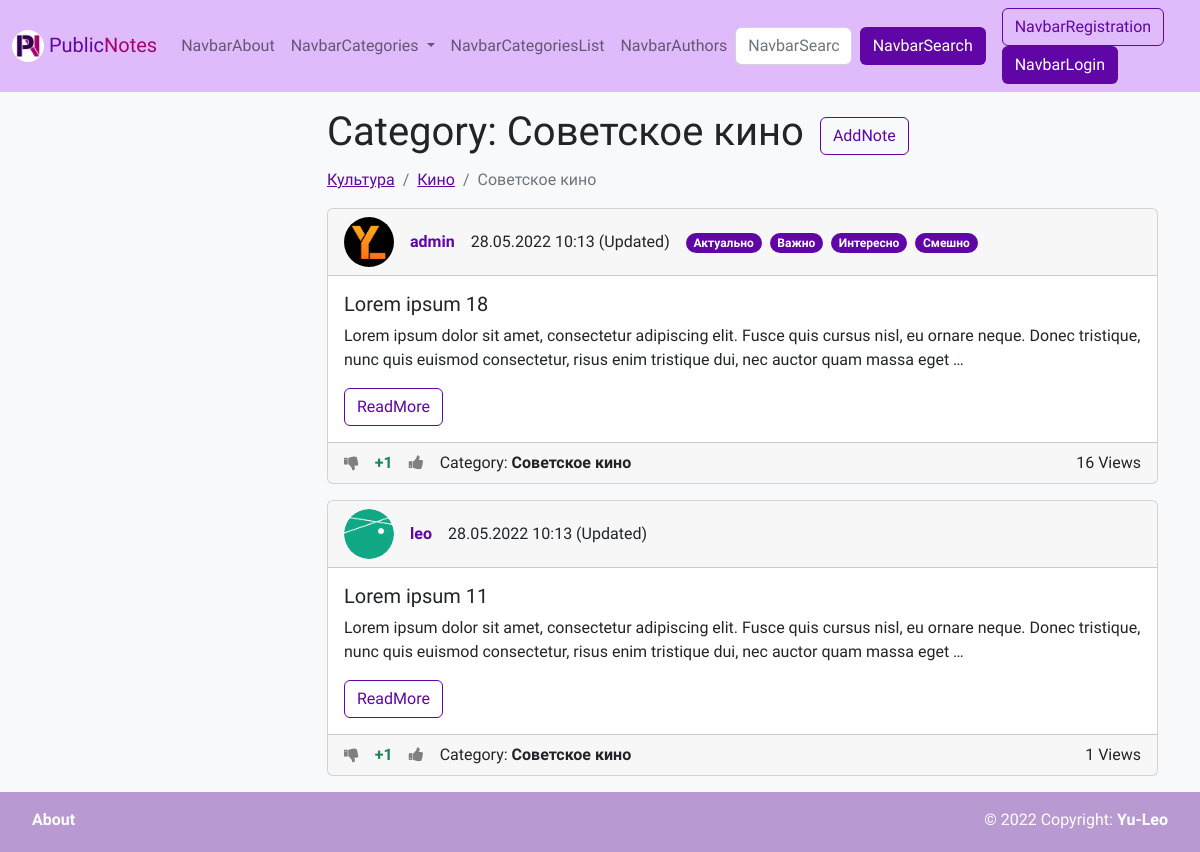
The page /category/13/ on the database its author committed.
### wall/models.py (models this page shows, shortened)
class Category(MPTTModel):
    parent = TreeForeignKey('self', on_delete=models.CASCADE, null=True, blank=True, related_name='children',
                            verbose_name=_('ParentCategory'))
    title = models.CharField(max_length=150, verbose_name=_('Title'), unique=True)
    preview = models.ImageField(upload_to='photos/%Y/%m/%d/', verbose_name=_('Preview'), blank=True)
    def get_absolute_url(self):
        return reverse('category', kwargs={"pk": self.pk})
    class MPTTMeta:
        order_insertion_by = ['title']
    class Meta:
        verbose_name = _('Category')
        verbose_name_plural = _('Categories')
        ordering = ['title']

class Note(models.Model):
    title = models.CharField(max_length=150, verbose_name=_('Title'))
    content = models.TextField(verbose_name=_('Text'), blank=True)
    created_at = models.DateTimeField(auto_now_add=True, verbose_name=_('CreationTime'))
    updated_at = models.DateTimeField(auto_now=True, verbose_name=_('LastUpdateTime'))
    views = models.PositiveIntegerField(default=0, verbose_name=_('NumberOfViews'))
    is_public = models.BooleanField(verbose_name=_('Public'), default=False)
    stared = models.BooleanField(verbose_name=_('Important'), default=False)
    author = models.ForeignKey(
        settings.AUTH_USER_MODEL,
        on_delete=models.CASCADE,
        verbose_name=_('Author'),
        null=True,
        blank=True,
    )
    is_pined = models.BooleanField(verbose_name=_('PinedInProfile'), default=False)
    category = TreeForeignKey('Category', on_delete=models.SET_NULL, verbose_name=_('Category'), null=True, blank=True)
    tags = models.ManyToManyField('Tag', blank=True, verbose_name=_('Tags'), related_name='notes')
    likes = models.ManyToManyField('User', blank=True, verbose_name=_('NoteLikes'), related_name='liked_notes')
    dislikes = models.ManyToManyField('User', blank=True, verbose_name=_('NoteDislikes'), related_name='disliked_notes')
    def get_absolute_url(self):
        return reverse('note', kwargs={"pk": self.pk})
    @property
    def rating(self) -> int:
        return len(self.likes.all()) - len(self.dislikes.all())
    class Meta:
        verbose_name = _('Note')
        verbose_name_plural = _('Notes')
        ordering = ['-created_at', 'title']

class User(AbstractUser):
    email = models.EmailField(unique=True, verbose_name='E-mail')
    photo = models.ImageField(upload_to='photos/%Y/%m/%d/', verbose_name=_('Avatar'), blank=True)
    bio = models.TextField(verbose_name=_('Bio'), blank=True)
    show_email = models.BooleanField(verbose_name=_('PublicEmail'), default=False)
    def get_absolute_url(self):
        return reverse('author', kwargs={"pk": self.pk})

class Tag(models.Model):
    title = models.CharField(max_length=50, verbose_name=_('Title'), unique=True)
    def get_absolute_url(self):
        return reverse('tag', kwargs={"pk": self.pk})
    class Meta:
        verbose_name = _('Tag')
        verbose_name_plural = _('Tags')
        ordering = ['title']

### wall/views.py (the view)
# urls.py: path('category/<int:pk>/', views.ViewCategory.as_view(), name='category'),
class ViewCategory(ListView):
    model = models.Category
    template_name = 'wall/category.html'
    allow_empty = True
    paginate_by = 5
    def get_context_data(self, *, object_list=None, **kwargs) -> dict:
        context = super(ViewCategory, self).get_context_data(**kwargs)
        try:
            category = services.get_category_by_pk(self.kwargs['pk'])
            context['category'] = category
            context['categories_tree'] = services.get_ancestors_of_category(category)
            context['children'] = services.get_children_of_category(category)
            return context
        except models.Category.DoesNotExist:
            raise Http404()
    def get_queryset(self) -> list[models.Note]:
        try:
            return services.get_public_notes_from_category(category_pk=self.kwargs['pk'])
        except models.Category.DoesNotExist:
            raise Http404()

### wall/services/category_services.py (called while the page is built)
def get_category_by_pk(pk: int) -> Category:
    return Category.objects.get(pk=pk)

def get_ancestors_of_category(category: Category) -> list[Category]:
    ancestors_list = []
    while category:
        ancestors_list.append(category)
        category = category.parent
    return list(reversed(ancestors_list))[:-1]

def get_children_of_category(category: Category) -> TreeQuerySet[Category]:
    return category.get_children()

def get_categories() -> TreeQuerySet[Category]:
    return Category.objects.all()

### wall/services/note_services.py (called while the page is built)
def get_all_public_notes() -> QuerySet[Note]:
    return Note.objects.filter(is_public=True).select_related('category', 'author')

def get_public_notes_from_category(category_pk: int) -> list[Note]:
    return get_all_public_notes().filter(category_id=category_pk)

def is_authenticated_user_the_author_of_note(authenticated_user: User | AnonymousUser,
                                             note_pk: int) -> bool:
    return authenticated_user == Note.objects.get(pk=note_pk).author

def has_note_been_updated(note: Note) -> bool:
    return (note.updated_at - note.created_at).total_seconds() >= 1

### wall/services/user_services.py (called while the page is built)
def did_user_like_note(user: User | AnonymousUser, note: Note) -> bool:
    return user in note.likes.all()

def did_user_dislike_note(user: User | AnonymousUser, note: Note) -> bool:
    return user in note.dislikes.all()

### wall/templatetags/wall_tags.py (called while the page is built)
@register.simple_tag
def get_categories():
    return services.get_categories()

@register.inclusion_tag('wall/note_template.html')
def one_note(note: models.Note,
             show_full: bool = False,
             in_profile: bool = False,
             user: models.User | AnonymousUser = AnonymousUser,
             ):
    context = {
        'note': note,
        'allow_edit': services.is_authenticated_user_the_author_of_note(user, note_pk=note.pk),
        'show_full': show_full,
        'was_updated': services.has_note_been_updated(note),
        'in_profile': in_profile,
        'is_liked': services.did_user_like_note(user, note),
        'is_disliked': services.did_user_dislike_note(user, note),
    }
    return context

### wall/templates/wall/category.html (shortened to what this page needs)
{% extends 'base.html' %}
{% load i18n %}
{% block content_title %}
<div class="mb-3">
    <div class="hstack gap-3">
        <div>
            <h1>{% trans 'Category' %}: {{ category.title }}</h1>
        </div>
        <div>
            <a href="{% url 'add_note' %}?category={{ category.pk }}" class="btn btn-outline-purple">
                {% trans 'AddNote' %}</a>
        </div>
    </div>
    {% if categories_tree %}
    <nav aria-label="breadcrumb" class="mt-1">
        <ol class="breadcrumb">
            {% for item in categories_tree %}
            <li class="breadcrumb-item"><a href="{{ item.get_absolute_url }}" class="text-purple">
                {{ item.title }}</a></li>
            {% endfor %}
            <li class="breadcrumb-item active" aria-current="page">{{ category.title }}</li>
        </ol>
    </nav>
    {% endif %}
</div>
{% endblock %}
{% block content %}
{% include 'wall/inc/_notes_list.html'%}
{% endblock %}

### wall/templates/wall/note_template.html (shortened to what this page needs)
{% load wall_tags %}
{% load i18n %}
<div class="card mb-3">
    <div class="card-header">
        <div class="hstack gap-3">
            <div class="">
                <img src="{% if note.author.photo %}
                {{ note.author.photo.url }}
                {% else %}
                {% load static %}
                {% endif %}" alt="..." width="50" height="50"
                     style="border-radius: 25px;">
            </div>
            <div class="fw-bold">
                {% if note.author %}
                <a href="{{ note.author.get_absolute_url }}" class="text-decoration-none text-purple">
                    {{ note.author.username }}</a>
                {% else %}
                Аноним
                {% endif %}
            </div>
            <div class="fw-light">
                {{ note.created_at|date:"d.m.Y H:i" }}
                {% if was_updated %}
                <span data-bs-toggle="tooltip"
                      title="{{ note.updated_at|date:'d.m.Y H:i' }}">
                    ({% trans 'Updated' %})</span>
                {% endif %}
            </div>
            <div>
                {% for tag in note.tags.all %}
                <a href="{{ tag.get_absolute_url }}"
                   class="badge rounded-pill text-bg-purple text-decoration-none me-1">
                    {{ tag.title }}</a>
                {% endfor %}
            </div>
        </div>
    </div>
    <div class="card-body" style="transform: rotate(0);">
        <h5 class="card-title">
            {% if show_full %}
            {{ note.title }}
            {% else %}
            {{ note.title|truncatewords:10 }}
            {% endif %}
        </h5>
        <p class="card-text">
            {% if show_full %}
            {{ note.content }}
            {% else %}
            {{ note.content|truncatewords:30 }}
            {% endif %}
        </p>
        {% if not show_full %}
        <a href="{{ note.get_absolute_url }}" class="btn btn-outline-purple stretched-link">{% trans 'ReadMore' %}</a>
        {% endif %}
    </div>
    <div class="card-footer">
        <div class="hstack gap-3">
            <div>
                <a href="{% url 'dislike_note' note.pk %}"
                   style="
                   {% if is_disliked %}
                   color: Black;
                   {% else %}
                   color: Grey;
                   {% endif %}">
                    <i class="fa fa-thumbs-down"></i>
                </a>
            </div>
            <div>
                <span class="fw-bold">
                    {% if note.rating > 0 %}
                    <span class="text-success">+{{ note.rating }}</span>
                    {% elif note.rating < 0 %}
                    <span class="text-danger">{{ note.rating }}</span>
                    {% else %}
                    <span>{{ note.rating }}</span>
                    {% endif %}
                </span>
            </div>
            <div>
                <a href="{% url 'like_note' note.pk %}"
                   style="
                   {% if is_liked %}
                   color: Black;
                   {% else %}
                   color: Grey;
                   {% endif %}">
                    <i class="fa fa-thumbs-up"></i>
                </a>
            </div>
            {% if note.category %}
            <div><span class="">{% trans 'Category' %}: </span><a href="{{ note.category.get_absolute_url }}"
                                                                  class="text-decoration-none text-dark fw-bold">
                {{ note.category.title }}</a></div>
            {% endif %}
            <div class="ms-auto">{{ note.views }} {% trans 'Views' %}</div>
        </div>
    </div>
</div>

### wall/static/wall/css/style.css (style rules this page uses)
:root { --purple: #6005A6; --dark-purple: #3E026C; --pink: #A60070; --dark-pink: #7B0053; }
html { position: relative; min-height: 100%; }
body { margin-bottom: 60px; font-family: 'Raleway', sans-serif; }
.text-purple { color: var(--purple); }
.btn-outline-purple { border-color: var(--purple); color: var(--purple); }
.text-bg-purple { background-color: var(--purple); color: #fff; }

### rows shown on the page
Category: title "Советское кино"
Category: title "Культура"
Category: title "Кино"
Note: author.photo (picture), author.username "admin", created_at "28.05.2022 10:13", title "Lorem ipsum 18", content "Lorem ipsum dolor sit amet, consectetur adipiscing elit. Fusce quis cursus nisl, eu ornare neque. Donec tristique, nunc quis euismod consectetur, risus enim tristique dui, nec auctor quam massa eget …", rating "1", category "Советское кино", views "16"
Tag: title "Актуально"
Tag: title "Важно"
Tag: title "Интересно"
Tag: title "Смешно"
Note: author.photo (picture), author.username "leo", created_at "28.05.2022 10:13", title "Lorem ipsum 11", content "Lorem ipsum dolor sit amet, consectetur adipiscing elit. Fusce quis cursus nisl, eu ornare neque. Donec tristique, nunc quis euismod consectetur, risus enim tristique dui, nec auctor quam massa eget …", rating "1", category "Советское кино", views "1"
